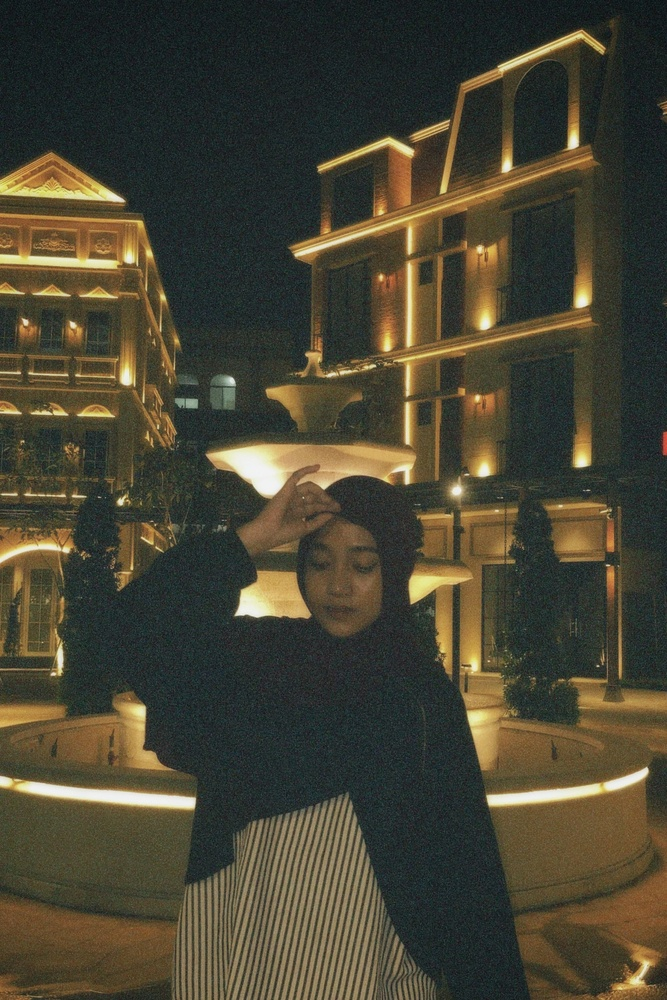
#> input picture Foto.jpg, 667 x 1000 px, shrunk from 1935 x 2902 before the run
$ jupyter execute --allow-errors BackLight_UTS.ipynb
#> lines starting #> are read from the running program, lines starting #| are printed output that depends on the picture
[cell 1]
import cv2
import numpy as np
import matplotlib.pyplot as plt

### Load gambar

[cell 2]
img = cv2.imread('Foto.jpg')
#> img is the input picture: shape (1000, 667, 3); mean B, G, R 51.1, 67.9, 72.2
if img is None:
    print("Gambar tidak ditemukan.")
else:
    print("Gambar berhasil dimuat.")

[cell 3]
# Konversi ke grayscale
gray = cv2.cvtColor(img, cv2.COLOR_BGR2GRAY)
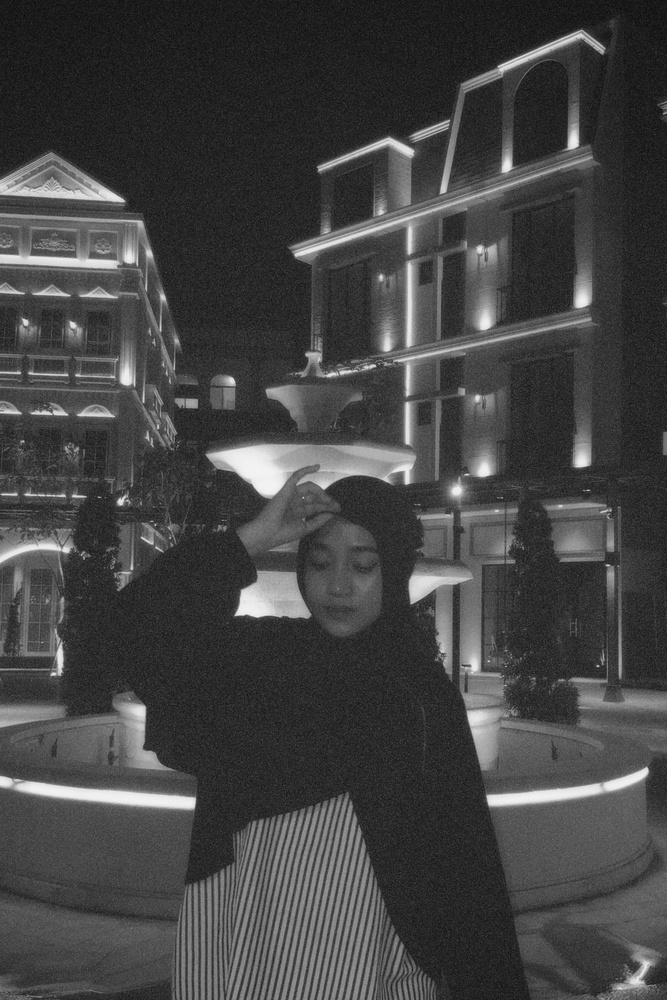
#> gray: shape (1000, 667); min 9, max 245, mean 67.2

# Manual brightness adjustment: gray * alpha + beta
alpha = 1.2
beta = 50

bright = np.zeros_like(gray)
rows, cols = gray.shape
#> rows = 1000; cols = 667
for i in range(rows):
    for j in range(cols):
        new_val = int(alpha * gray[i, j] + beta)
        bright[i, j] = np.clip(new_val, 0, 255)
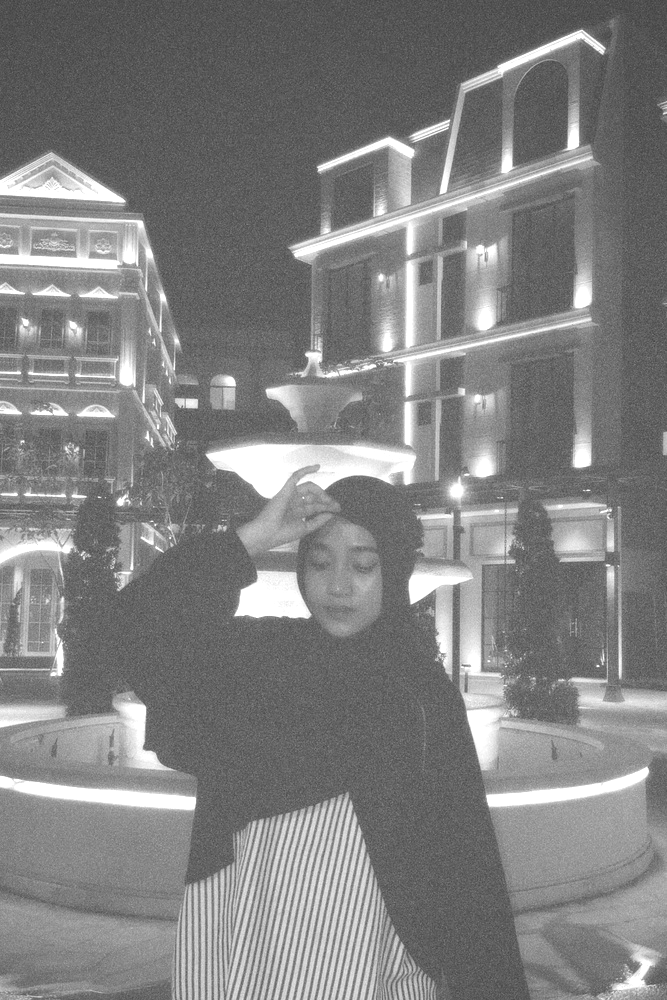
#> bright: shape (1000, 667); min 60, max 255, mean 128.8

# Kita gunakan histogram equalization sederhana secara manual
hist = np.zeros(256, dtype=int)

# Hitung histogram
for i in range(rows):
    for j in range(cols):
        hist[bright[i, j]] += 1

# Hitung CDF (Cumulative Distribution Function)
cdf = hist.cumsum()
#> cdf = 256 values from 0 to 667000
cdf_normalized = cdf * 255 / cdf[-1]  # Normalisasi ke rentang 0-255
#> cdf_normalized = 256 values from 0 to 255

# Terapkan transformasi ke citra
enhanced = np.zeros_like(bright)
for i in range(rows):
    for j in range(cols):
        enhanced[i, j] = int(cdf_normalized[bright[i, j]])
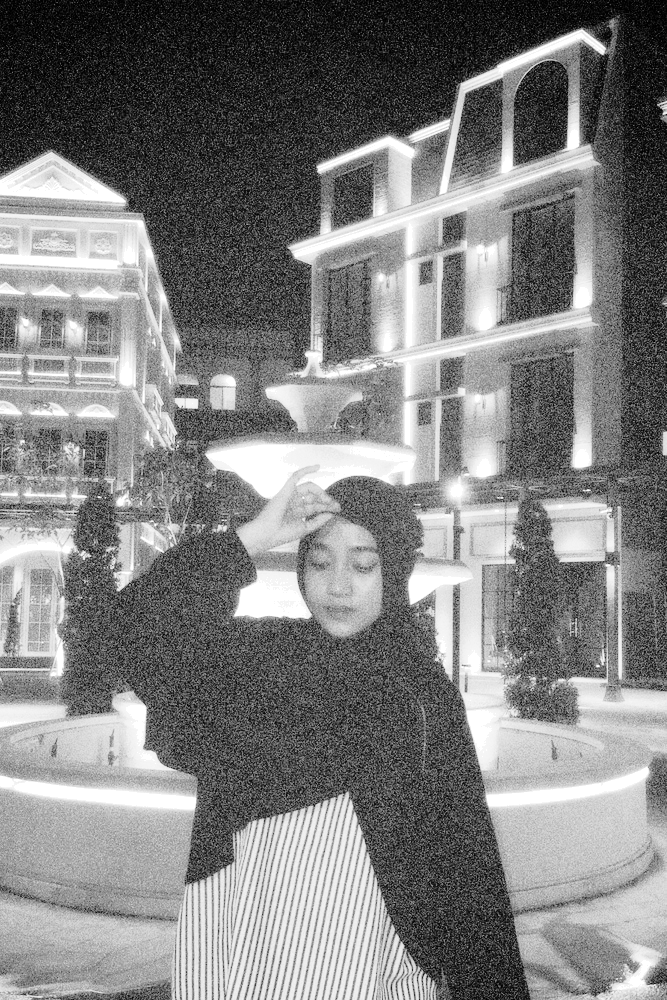
#> enhanced: shape (1000, 667); min 0, max 255, mean 128.6
